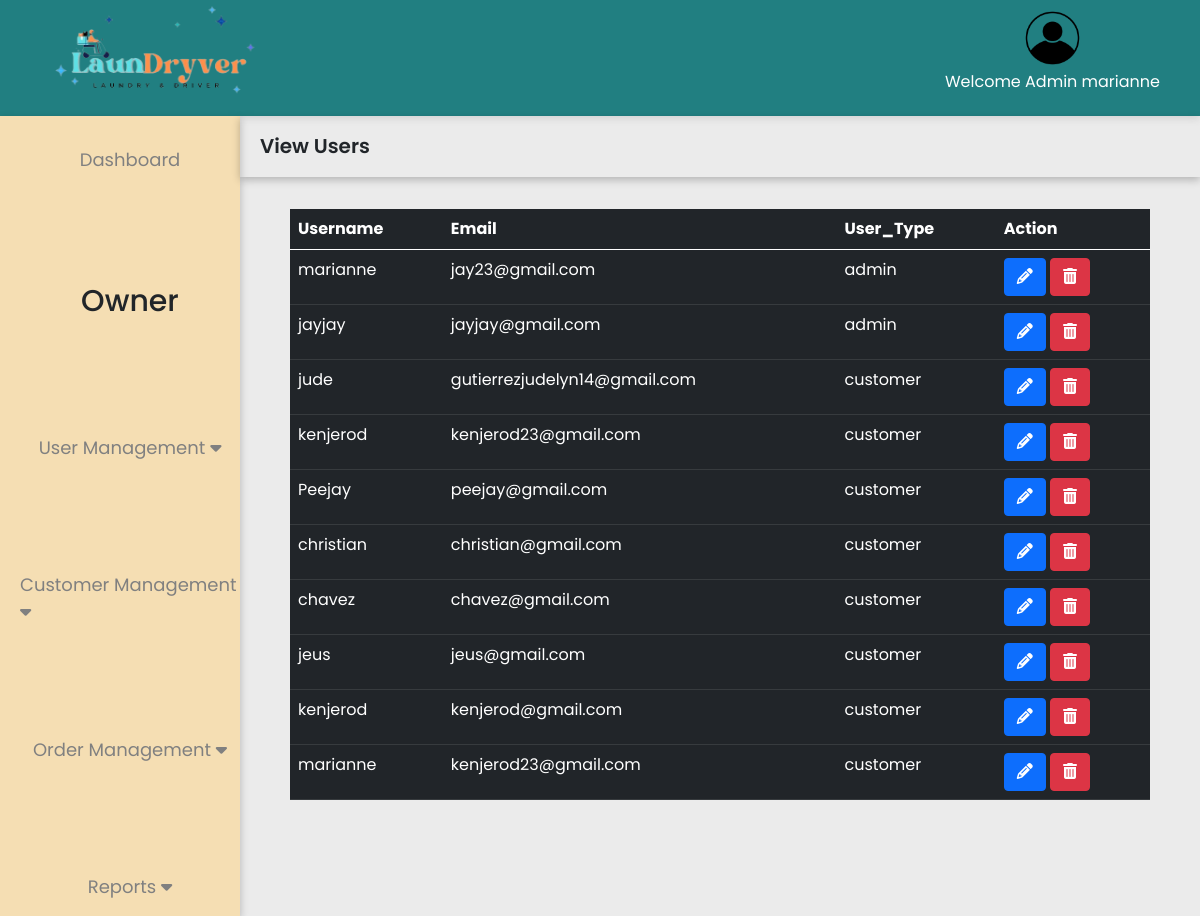
/Dashboard/viewUser.php (signed in), run on the app's committed database.
### tables this page shows
CREATE TABLE `accounts` (
  `user_id` int(255) NOT NULL,
  `username` varchar(255) NOT NULL,
  `email` varchar(255) NOT NULL,
  `password` varchar(255) NOT NULL,
  `user_type` varchar(255) NOT NULL
);

CREATE TABLE `tbl_usertype` (
  `usertype_id` int(255) NOT NULL,
  `name` varchar(255) NOT NULL,
  `Description` varchar(255) NOT NULL
);

### Dashboard/viewUser.php (the view, shortened to what this page needs)
<?php
    require_once '../Login&registration/dbconnect.php';
 ?>
<!DOCTYPE html>
<html lang="en">
<head>
    <link href="https://cdn.jsdelivr.net/npm/bootstrap@5.0.2/dist/css/bootstrap.min.css" rel="stylesheet">
    <link rel="stylesheet" href="https://cdn.jsdelivr.net/npm/swiper/swiper-bundle.min.css" />
    <link rel="stylesheet" href="https://cdnjs.cloudflare.com/ajax/libs/animate.css/4.1.1/animate.min.css" />
    <link rel="stylesheet" href="Mainsystem.css">
    <link href="https://unpkg.com/aos@2.3.1/dist/aos.css" rel="stylesheet">
</head>
<body>
<div class="container1">
    <div class="header">
        <div class="logo"><img src="/LaundryWebsite/Index/images/logo.png"></div>
        <div class="user"><img src="/LaundryWebsite/Index/images/user.png" alt="user">
        <p>Welcome Admin <?php echo $_SESSION["username"] ?></p>
        </div>
    </div>
    <div class="content">
    <div class="nav">
        <a href="/LaundryWebsite/Dashboard/dashboardHome.php" ><p id="dash">Dashboard</p></a>
        <h4>Owner</h4>
        <span class="dropdown-btn">
            <p>User Management <i class="fa fa-caret-down"></i></p>
        </span>
        <span class="dropdown-btn">
        <p>Customer Management  <i class="fa fa-caret-down"></i></p>
        </span>
        <span class="dropdown-btn">
        <p>Order Management  <i class="fa fa-caret-down"></i></p>
        </span>
        <span class="dropdown-btn">
        <p>Reports <i class="fa fa-caret-down"></i></p>
        </span>
    </div>
    <div class="contentFlex">
        <span class="contentName">
            <p>View Users</p>
        </span>
        <div class="table-responsive m-t-40">
                                    <table id="myTable" class="table table-dark table-hover ">
                                        <thead>
                                            <tr>
                                                <th>Username</th>
                                                <th>Email</th>
                                                 <th>User_Type</th>
                                                <th>Action</th>
                                            </tr>
                                        </thead>
                                        <tbody>
                                    <?php
                                    $sql = "SELECT * FROM accounts ";
                                     $result = $connection->query($sql);
                                   while($row = $result->fetch_assoc()) {
                                   $sql1 = "SELECT * FROM  tbl_usertype where usertype_id  ='".$row['user_type']."'";
                                   $result1 = $connection->query($sql1);
                                    $row1 = $result1->fetch_assoc();
                                      ?>
                                            <tr>
                                                <td><?php echo $row['username']; ?></td>
                                                <td><?php echo $row['email']; ?></td>
                                                <td><?php echo ISSET($row1['name']) ? $row1['name'] : "N/A"; ?></td>
                                                <td>
                                                <a href="updateUserAcc.php?id=<?php echo $row['user_id']?>"><button type="button" class="btn btn-xs btn-primary"><i class="fa fa-pencil"></i></button></a>
                                                <a href="viewUser.php?id=<?php echo $row['user_id']?>"><button type="button" class="btn btn-xs btn-danger"><i class="fa fa-trash"></i></button></a>
                                                </td>
                                            </tr>
                                          <?php } ?>
                                        </tbody>
                                    </table>
                                </div>
    </div>
    </div>
</div>
</body>
</html>

### LDsystem/Mainsystem.css (style rules this page uses)
* { margin: 0; padding: 0; font-family: 'Poppins', sans-serif; scroll-behavior: smooth; }
body { background: rgb(235, 235, 235); }
.nav { background: #217f81; display: flex; justify-content: space-between; align-items: center; box-shadow: rgba(0, 0, 0, 0.24) 0px 3px 8px; }
.logo img { width: 30%; margin-left: 50px; transition: .3s ease-in; }

### Dashboard/viewUser.php (style rules this page uses)
* { padding: 0; margin: 0; font-family: 'Poppins', sans-serif; scroll-behavior: smooth; }
.container1 { height: auto; }
.header { display: flex; justify-content: space-between; align-items: center; width: 100%; height: auto; background-color: #217f81; box-shadow: rgba(99, 99, 99, 0.2) 0px 2px 8px 0px; padding-left: 20px; padding-right: 40px; }
.header .logo img { width: 45%; margin-left: 20px; }
.header .user img { width: 30%; }
.header .user { text-align: center; color: #fff; transition: .3s ease-in; }
.content { display: flex; height: auto; }
.content .nav { display: flex; flex-direction: column; width: 25%; background-color: wheat; padding-top: 20px; height: 100vh; }
.content .nav a { text-decoration: none; }
#dash { margin-top: 10px ; }
.content .nav p { font-size: 18px; color: grey; transition: .3s ease-in; margin-left: 20px; }
.content .nav h4 { font-size: 30px; margin-bottom: 20px; margin-left: 20px; }
.contentFlex { width: 100%; display: flex; flex-direction: column; gap: 2rem; }
.contentName { box-shadow: rgba(0, 0, 0, 0.24) 0px 3px 8px; }
.contentName p { margin-top: 15px; margin-left: 20px; font-size: 20px; font-weight: 600; }
.table-responsive { margin-bottom: 30px; margin-left: 50px; margin-right: 50px; }

### data on the page
accounts: username "marianne", email "jay23@gmail.com", tbl_usertype.name "admin"
accounts: username "jayjay", email "jayjay@gmail.com", tbl_usertype.name "admin"
accounts: username "jude", email "gutierrezjudelyn14@gmail.com", tbl_usertype.name "customer"
accounts: username "kenjerod", email "kenjerod23@gmail.com", tbl_usertype.name "customer"
accounts: username "Peejay", email "peejay@gmail.com", tbl_usertype.name "customer"
accounts: username "christian", email "christian@gmail.com", tbl_usertype.name "customer"
accounts: username "chavez", email "chavez@gmail.com", tbl_usertype.name "customer"
accounts: username "jeus", email "jeus@gmail.com", tbl_usertype.name "customer"
accounts: username "kenjerod", email "kenjerod@gmail.com", tbl_usertype.name "customer"
accounts: username "marianne", email "kenjerod23@gmail.com", tbl_usertype.name "customer"

### other printed values
$_SESSION["username"] "marianne"
